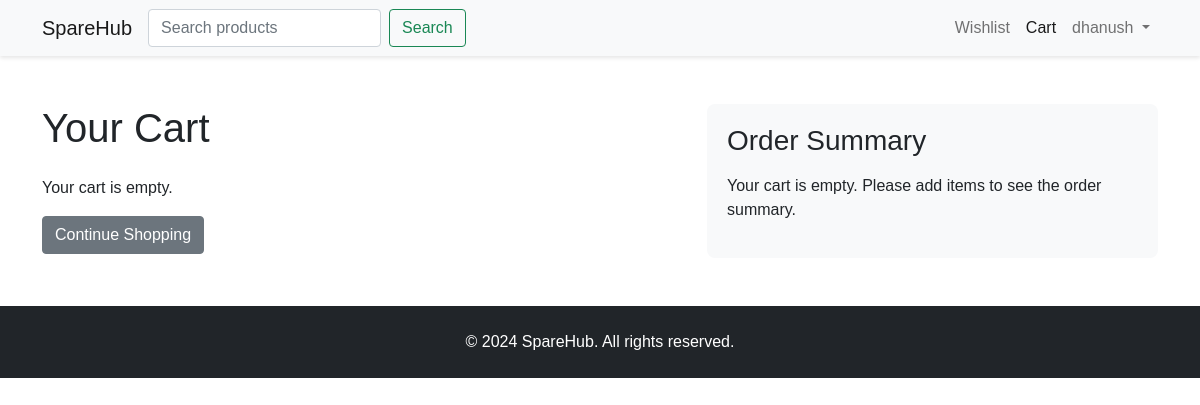
Page /cart/ (signed in) on the earlier database version.
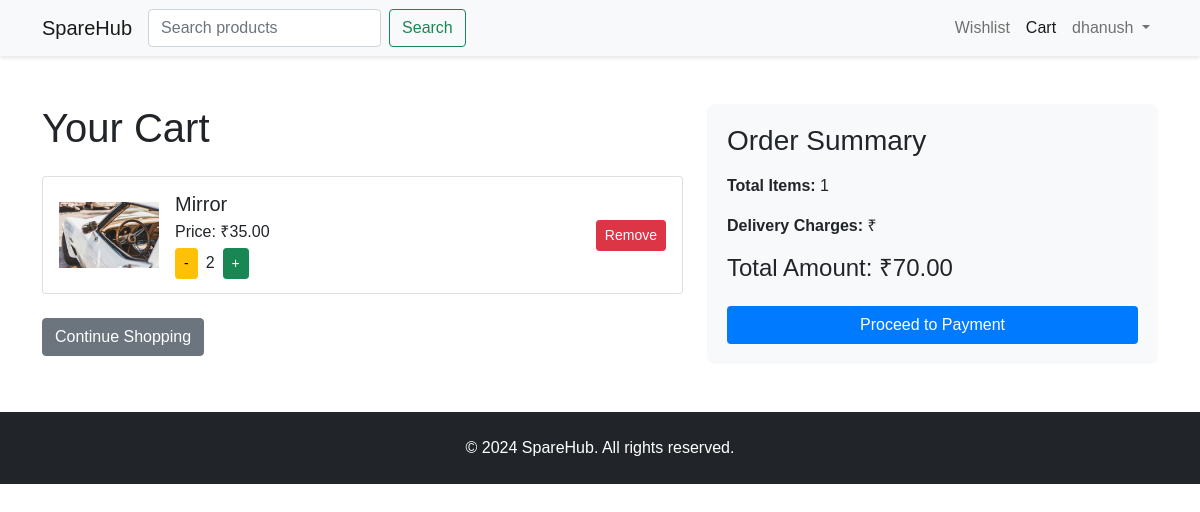
Same page on the later database version.
### spares/models.py (models this page shows, shortened)
class User(AbstractUser):
    phone_number = models.CharField(max_length=15, blank=True)
    user_type = models.CharField(max_length=10, choices=[
        ('CUSTOMER', 'Customer'),
        ('COMPANY', 'Company')
    ], default='CUSTOMER')
    objects = UserManager()
    class Meta:
        constraints = [
            models.UniqueConstraint(fields=['username', 'email'], name='unique_user')
        ]

class CartItem(models.Model):
    cart = models.ForeignKey(Cart, on_delete=models.CASCADE)
    product = models.ForeignKey(Product, on_delete=models.CASCADE)
    quantity = models.PositiveIntegerField(default=1)
    def subtotal(self):
        return self.product.price * self.quantity

class Product(models.Model):
    CATEGORY_CHOICES = [
        ('Any', 'Any'),
        ('BODY', 'Body'),
        ('ENGINE', 'Engine'),
        ('TRANSMISSION', 'Transmission'),
        ('AC', 'AC'),
        ('FUEL_SUPPLY', 'Fuel Supply'),
        ('BRAKE', 'Brake'),
        ('SUSPENSION', 'Suspension'),
        ('STEERING', 'Steering'),
        ('INTERIOR', 'Interior'),
        ('ELECTRONIC', 'Electronic Components'),
        ('EXHAUST', 'Exhaust System'),
        ('WHEELS', 'Wheels'),
    ]
    company = models.ForeignKey(Company, on_delete=models.CASCADE, related_name='products')
    name = models.CharField(max_length=100)
    description = models.TextField()
    category = models.CharField(max_length=20, choices=CATEGORY_CHOICES)
    car_makes = models.CharField(max_length=255, blank=True)
    price = models.DecimalField(
        max_digits=10,
        decimal_places=2,
        validators=[MinValueValidator(0.01)]  # Ensure positive price
    )
    stock_quantity = models.PositiveIntegerField()
    warranty = models.CharField(max_length=100)  # This is probably the field you're using now
    availability = models.BooleanField(default=True)
    quantity = models.PositiveIntegerField(default=0)
    company_user = models.ForeignKey(User, on_delete=models.SET_NULL, null=True, blank=True, related_name='products')
    class Meta:
        unique_together = ['company', 'name']  # Ensure unique product names per company

class ProductImage(models.Model):
    product = models.ForeignKey(Product, related_name='images', on_delete=models.CASCADE)
    image = models.ImageField(upload_to='product_images/')

### spares/views.py (the view)
# urls.py: path('cart/', views.view_cart, name='view_cart'),
@login_required
def view_cart(request):
    cart, created = Cart.objects.get_or_create(user=request.user)
    cart_items = cart.cartitem_set.all().select_related('product')
    for item in cart_items:
        if item.quantity > item.product.stock_quantity:
            item.quantity = item.product.stock_quantity
            item.save()
    total_amount = sum(item.subtotal() for item in cart_items)
    return render(request, 'view_cart.html', {
        'cart_items': cart_items,
        'total_amount': total_amount
    })

### templates/view_cart.html (shortened to what this page needs)
{% load static %}
<!DOCTYPE html>
<html lang="en">
<head>
    <link href="https://cdn.jsdelivr.net/npm/bootstrap@5.1.3/dist/css/bootstrap.min.css" rel="stylesheet">
    <link rel="stylesheet" href="{% static 'css/style.css' %}">
</head>
<body>
<nav class="navbar navbar-expand-lg navbar-light bg-light">
    <div class="container">
        <a class="navbar-brand" href="{% url 'spares:browse_customer' %}">SpareHub</a>
        <div class="collapse navbar-collapse" id="navbarNav">
            <form class="d-flex me-auto" method="GET" action="{% url 'spares:browse_customer' %}">
                <input class="form-control me-2" type="search" placeholder="Search products" aria-label="Search" name="search" value="{{ request.GET.search }}">
                <button class="btn btn-outline-success" type="submit">Search</button>
            </form>
            <ul class="navbar-nav ms-auto">
                <li class="nav-item">
                    <a class="nav-link" href="{% url 'spares:view_wishlist' %}">
                         Wishlist
                    </a>
                </li>
                <li class="nav-item">
                    <a class="nav-link active" href="{% url 'spares:view_cart' %}">
                         Cart
                    </a>
                </li>
                <li class="nav-item dropdown">
                    <a class="nav-link dropdown-toggle" href="#" id="navbarDropdown" role="button" data-bs-toggle="dropdown" aria-expanded="false">
                         {{ request.user.username }}
                    </a>
                </li>
            </ul>
        </div>
    </div>
</nav>
    <div class="container mt-5">
        <div class="row">
            <div class="col-md-7">
                <h1 class="mb-4">Your Cart</h1>
                {% if cart_items %}
                    <div class="list-group mb-4">
                        {% for item in cart_items %}
                            <div class="list-group-item d-flex align-items-center">
                                <img src="{{ item.product.images.first.image.url }}" class="product-img me-3" alt="{{ item.product.name }}">
                                <div class="flex-grow-1">
                                    <h5 class="mb-1">{{ item.product.name }}</h5>
                                    <p class="mb-1">Price: ₹{{ item.product.price }}</p>
                                    {% if item.product.stock_quantity > 0 %}
                                        <div class="d-flex align-items-center">
                                            <form method="post" action="{% url 'spares:update_cart_item' item.product.id %}" class="me-2 update-cart-form">
                                                <button type="submit" class="btn btn-warning btn-sm {% if item.quantity <= 1 %}disabled{% endif %}">-</button>
                                            </form>
                                            <span class="me-2">{{ item.quantity }}</span>
                                            <form method="post" action="{% url 'spares:update_cart_item' item.product.id %}" class="update-cart-form">
                                                <button type="submit" class="btn btn-success btn-sm {% if item.quantity >= item.product.stock_quantity %}disabled{% endif %}">+</button>
                                            </form>
                                        </div>
                                    {% else %}
                                        <p class="text-danger fw-bold">Out of Stock</p>
                                    {% endif %}
                                </div>
                                <button type="button" class="btn btn-danger btn-sm remove-from-cart" data-product-id="{{ item.product.id }}">Remove</button>
                            </div>
                        {% endfor %}
                    </div>
                {% else %}
                    <p>Your cart is empty.</p>
                {% endif %}
                <a href="{% url 'spares:browse_customer' %}" class="btn btn-secondary">Continue Shopping</a>
            </div>
            <div class="col-md-5">
                {% if cart_items %}
                    <div class="total-section">
                        <h3 class="mb-3">Order Summary</h3>
                        <p><strong>Total Items:</strong> {{ cart_items|length }}</p>
                        <p><strong>Delivery Charges:</strong> ₹{{ delivery_charges }}</p>
                        <h4 class="total-amount mb-4">Total Amount: ₹<span id="total-amount">{{ total_amount }}</span></h4>
                        <a href="{% url 'spares:payment_view' %}" class="btn btn-custom w-100">Proceed to Payment</a>
                    </div>
                {% else %}
                    <div class="total-section">
                        <h3 class="mb-3">Order Summary</h3>
                        <p>Your cart is empty. Please add items to see the order summary.</p>
                    </div>
                {% endif %}
            </div>
        </div>
    </div>
    <footer class="bg-dark text-white py-4 mt-5">
        <div class="container">
            <p class="mb-0 text-center">&copy; 2024 SpareHub. All rights reserved.</p>
        </div>
    </footer>
</body>
</html>

### static/css/style.css (style rules this page uses)
body { font-family: 'Arial', sans-serif; }
.navbar { box-shadow: 0 2px 4px rgba(0,0,0,.1); }

### templates/view_cart.html (style rules this page uses)
.product-img { width: 100px; height: 100px; object-fit: contain; }
.total-section { background-color: #f8f9fa; padding: 20px; border-radius: 8px; }
.btn-custom { background-color: #007bff; color: white; }

Differences in the rows shown:
added CartItem: product.images.first.image (picture), product.name "Mirror", product.price "35.00", quantity "2"
Other differences:
{{ cart_items|length }}: (not shown) → "1"
{{ total_amount }}: (not shown) → "70.00"
text no longer shown: "Your cart is empty. Your cart is empty. Please add items to see the order summary."
text now shown: "Total Items: Delivery Charges: ₹ Total Amount: ₹ Proceed to Payment"
